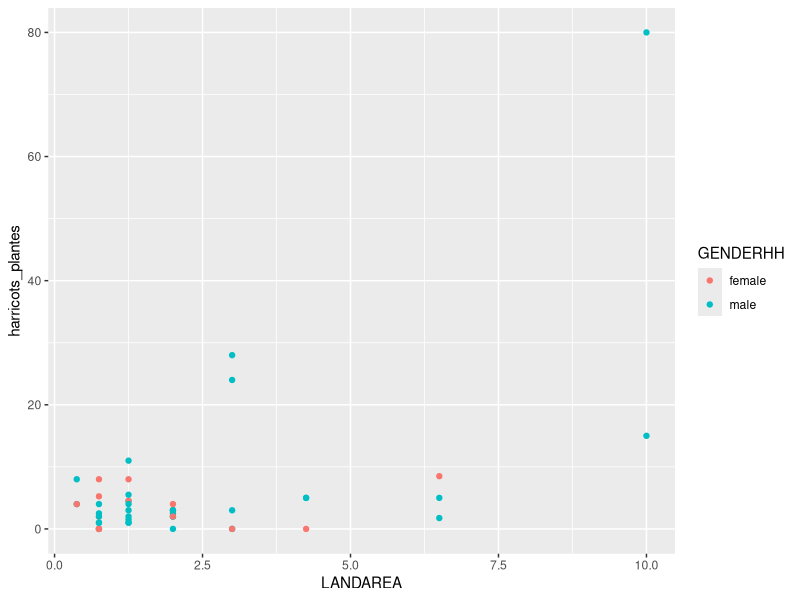
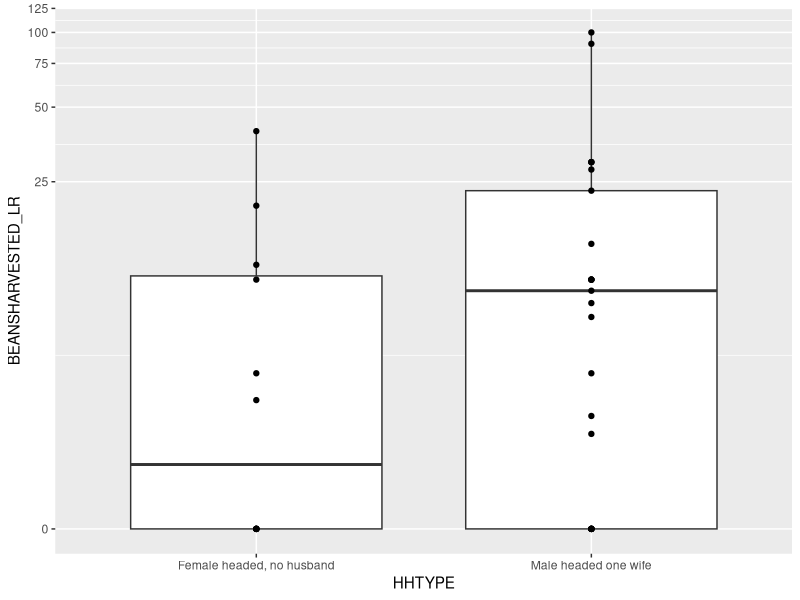

Recreate these plots in R, in order.
## ---- chunk 1
library(dplyr)
library(ggplot2)
library(knitr)
BeanSurvey <- read.csv("bean_survey.csv")
## ---- chunk 2
filter(BeanSurvey, BANANA=="Yes")
## ---- chunk 3
BeanSurvey %>%
  filter(OCCUHH=="Farmer") %>%
   summarize(mediane_landArea = median(LANDAREA))
## ---- chunk 4
BeanSurvey %>% 
  arrange(desc(BEANSPLANTED_SR)) %>%
    slice(1:4)
## ---- chunk 5
BeanSurvey %>% 
  mutate(rdt_par_acre = BEANSHARVESTED_LR/LANDAREA) %>%
    group_by(VILLAGE) %>%
      summarise(moyenne= mean(rdt_par_acre, na.rm=TRUE),
                mediane=median(rdt_par_acre, na.rm=TRUE),
                ecart_type=sd(rdt_par_acre, na.rm=TRUE))
## ---- chunk 6
BeanSurvey %>% 
  filter(is.na(BEANSHARVESTED_LR)==FALSE) %>%
    mutate(rdt_par_acre = BEANSHARVESTED_LR/LANDAREA) %>%
      group_by(VILLAGE) %>%
        summarise(moyenne= mean(rdt_par_acre),
                  mediane=median(rdt_par_acre),
                  ecart_type=sd(rdt_par_acre))
## ---- chunk 7
BeanSurvey %>% 
  filter(is.na(BEANSHARVESTED_LR)==FALSE & is.na(GENDERHH)==FALSE) %>%
    mutate(rdt_par_acre = BEANSHARVESTED_LR/LANDAREA) %>%
      group_by(VILLAGE, GENDERHH) %>%
        summarise(moyenne= mean(rdt_par_acre),
                  mediane=median(rdt_par_acre),
                  ecart_type=sd(rdt_par_acre))

## ---- chunk 8
BeanSurvey %>%
  mutate(harricots_plantes = BEANSPLANTED_LR + BEANSPLANTED_SR)%>%
    filter(is.na(GENDERHH)==FALSE) %>%
      ggplot(aes(x=LANDAREA, y=harricots_plantes, colour=GENDERHH))+
        geom_point()
## ---- chunk 9
BeanSurvey %>%
  filter(HHTYPE=="Female headed, no husband" | HHTYPE=="Male headed one wife") %>%
    ggplot(aes(y=BEANSHARVESTED_LR, x=HHTYPE))+
      geom_boxplot()+
        geom_point()+
          scale_y_continuous(trans="pseudo_log")

